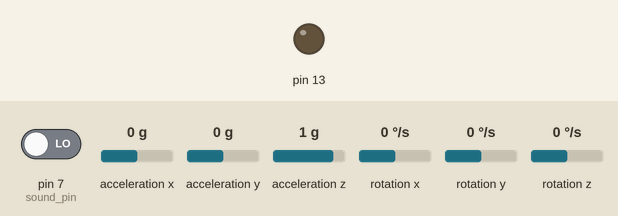
Recording of a sketch running on a simulated Arduino Uno, built with avr-gcc and run on an emulated ATmega328P. Shown: output pins drawn as LEDs (lit = HIGH). Inputs (shaded band) come from the test bench; at power-on: acceleration x 0 g, pin 7 (sound_pin) LOW, acceleration y 0 g, acceleration z 1 g, rotation x 0 °/s, rotation y 0 °/s, rotation z 0 °/s. What the sketch prints to the serial monitor is not drawn.

Above: at 1.2 s.
1.3 s: acceleration x set to 0.8 g
2.8 s: pin 7 (sound_pin) driven HIGH
Timing chart, 0 to 11.8 s (numbered marks = the images above; inputs shaded):
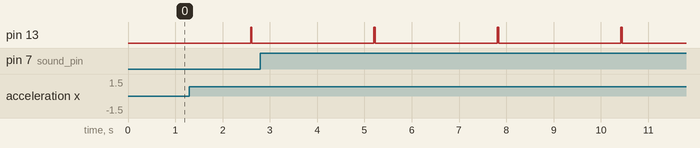

The sketch:

ArduinoCode.ino
```cpp
#include<SoftwareSerial.h>
#include <Wire.h>
#include <MPU6050.h>

MPU6050 mpu;
SoftwareSerial xbee(10,11); // RX , TX

int sound_pin = 7;
int s=0;
int e=0;
int count=0;
int startMin = -90;
int startMax = -65;
int endMin = -50;
int endMax = 0;
int l=250;
int a[250],b[250];
int c=0;

void setup()
{
  Serial.begin(9600);
  xbee.begin(9600);
  pinMode(sound_pin,INPUT);
  Serial.println("Initialize MPU6050");
  Serial.println("XBEE Initialized");
  xbee.println("XBEE Initialized");
  while(!mpu.begin(MPU6050_SCALE_2000DPS, MPU6050_RANGE_2G))
  {
    Serial.println("Could not find a valid MPU6050 sensor, check wiring!");
    delay(500);
  }
  pinMode(13,OUTPUT);
}

void loop()
{
  // Read normalized values
  Vector normAccel = mpu.readNormalizeAccel();

  int sound_value = digitalRead(sound_pin);
  // Calculate Pitch & Roll
  int pitch = -(atan2(normAccel.XAxis, sqrt(normAccel.YAxis*normAccel.YAxis + normAccel.ZAxis*normAccel.ZAxis))*180.0)/M_PI;

  if(c==l)
  {
    int d=0;
    for(int i=0;i<l;i++)
    {
      if(a[i] == 1 || b[0]!=b[l-1])
      {
        digitalWrite(13,HIGH);
        xbee.println("\n\nThe person is ALIVE\n\n");
        d++;
        break;
      }
    }
    if(d==0)
    {
      digitalWrite(13,HIGH);
    xbee.println("\n\nThe preson is DEAD\n\n");
    while(1){}
    }
    c=0;
  }
  else
  {
    a[c]=sound_value;
    b[c]=count;
    c++;
  }

  // Output
  //xbee.println(pitch);
  if(startMin < pitch && startMax > pitch && s==0)
  {
    s=1;
    e=0;
  }
  if(endMin < pitch && endMax > pitch && e==0)
  {
    e=1;
    s=0;
    count=count+1;    // Step Counter
  Serial.print("No of Steps: ");
  Serial.println(count);
  xbee.print("No of Steps: ");
  xbee.println(count);
  }
  Serial.print("Sound :");
  Serial.println(sound_value);
  //xbee.print("Sound :");
  //xbee.println(sound_value);
  digitalWrite(13,LOW);
}
```

Measured:
- by itself, pin 13: alternates HIGH for 0.03 s and LOW for 2.6 s
